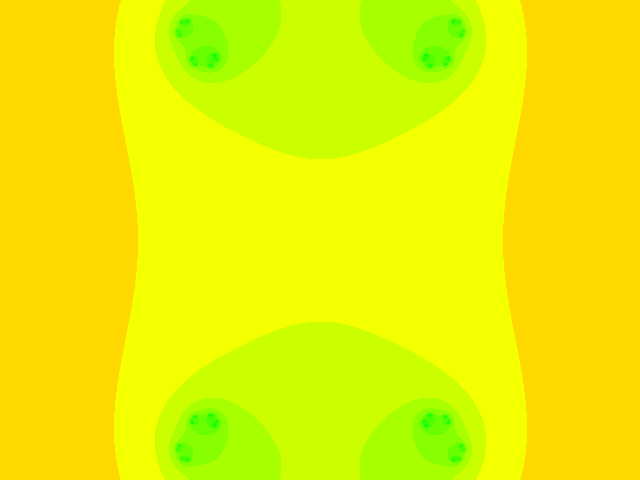
Frame 1 (no input)
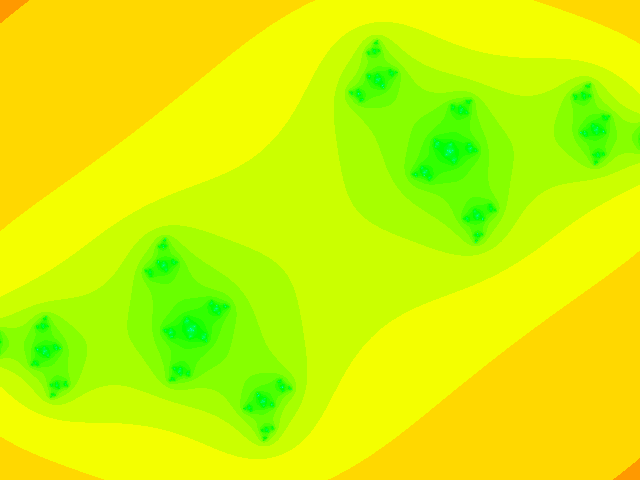
Frame 60 (the mouse pressed at the canvas centre just before this capture)
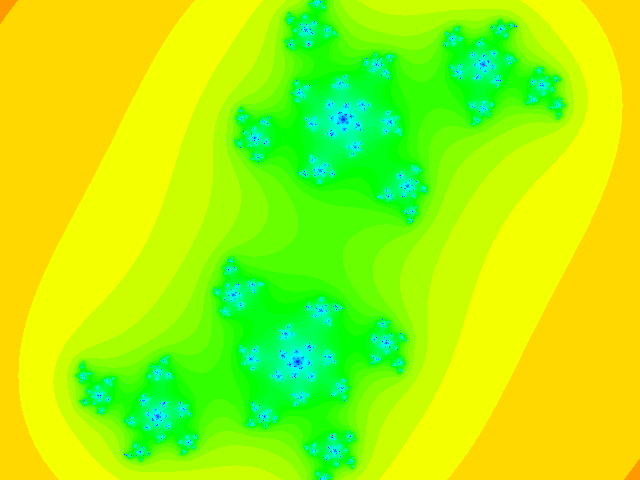
Frame 120 (the mouse held since frame 60 and released just before this capture)

The Processing sketch that drew these frames (run headless with seeded random() and noise(); from frame 60 on, the mouse is pressed at the canvas centre):

// Processing sketch: JuliaSet
// ── JuliaSet.pde
// Daniel Shiffman
// http://codingtra.in
// http://patreon.com/codingtrain
// Code for: https://youtu.be/6z7GQewK-Ks

float angle = 0;

void setup() {
  size(640, 480);
  colorMode(HSB, 1);
}
void draw() {
  
  //float ca = map(mouseX, 0, width, -1, 1);//-0.7;
  //float cb = map(mouseY, 0, height, -1, 1);//-0.3;
  float ca = cos(angle*3.213);//*sin(angle);
  float cb = sin(angle);
  
  angle +=0.02;
  
  background(255);

  // Establish a range of values on the complex plane
  // A different range will allow us to "zoom" in or out on the fractal

  // It all starts with the width, try higher or lower values
  float w = 3;
  float h = (w * height) / width; //

  // Start at negative half the width and height
  float xmin = -w/2; //xmin will equal -2.5
  float ymin = -h/2; //ymin will equal -3.3

  // Make sure we can write to the pixels[] array.
  // Only need to do this once since we don't do any other drawing.
  loadPixels();

  // Maximum number of iterations for each point on the complex plane
  int maxiterations = 100;

  // x goes from xmin to xmax
  float xmax = xmin + w; // xmax will equal 2.5
  // y goes from ymin to ymax
  float ymax = ymin + h; //ymax will equal 2.3

  // Calculate amount we increment x,y for each pixel
  float dx = (xmax - xmin) / (width); //dx will equal 0
  float dy = (ymax - ymin) / (height); // dy will equal -1

  // Start y
  float y = ymin; //ymin is -3.3
  for (int j = 0; j < height; j++) {
    // Start x
    float x = xmin; //xmin is -2.3
    for (int i = 0; i < width; i++) {

      // Now we test, as we iterate z = z^2 + cm does z tend towards infinity?
      float a = x; //-2.3
      float b = y;
      int n = 0;
      while (n < maxiterations) {
        float aa = a * a;
        float bb = b * b;
        // Infinty in our finite world is simple, let's just consider it 16
        if (a*a + b*b > 16.0) {
          break;  // Bail
        }
        n++;
        float twoab = 2.0 * a * b;
        a = aa - bb + ca;
        b = twoab + cb;
      }

      // We color each pixel based on how long it takes to get to infinity
      // If we never got there, let's pick the color black
      if (n == maxiterations) {
        pixels[i+j*width] = color(0);
      } else {
        // Gosh, we could make fancy colors here if we wanted
        float h2 = sqrt(float(n) / maxiterations);
        pixels[i+j*width] = color(h2, 255, 255);
      }
      x += dx;
    }
    y += dy;
  }
  updatePixels();
  println(frameRate);
}
